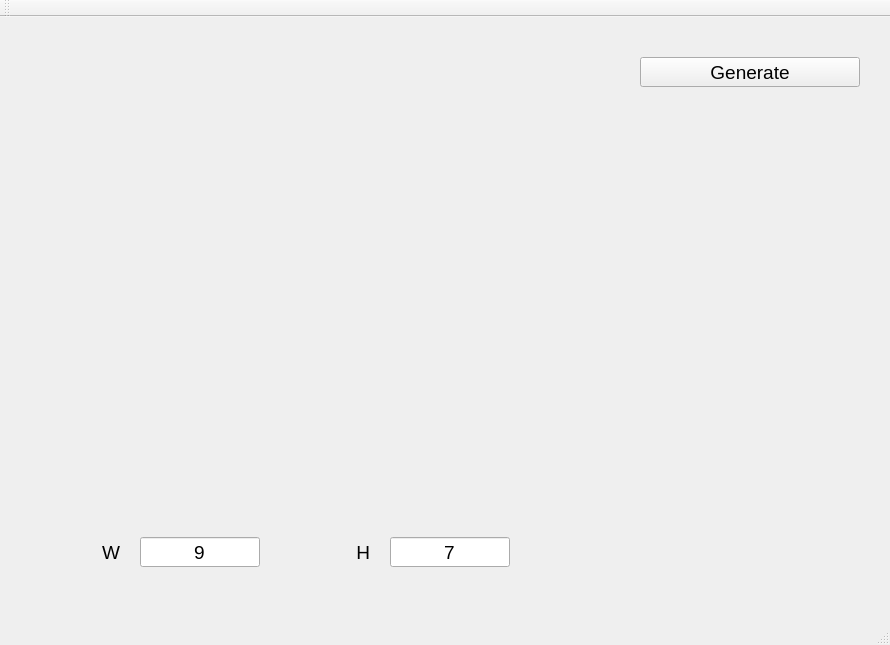
<?xml version="1.0" encoding="UTF-8"?>
<ui version="4.0">
 <class>MainWindow</class>
 <widget class="QMainWindow" name="MainWindow">
  <property name="enabled">
   <bool>true</bool>
  </property>
  <property name="geometry">
   <rect>
    <x>0</x>
    <y>0</y>
    <width>890</width>
    <height>645</height>
   </rect>
  </property>
  <property name="windowTitle">
   <string>MainWindow</string>
  </property>
  <widget class="QWidget" name="centralWidget">
   <widget class="QLabel" name="QLabel_Width">
    <property name="geometry">
     <rect>
      <x>50</x>
      <y>520</y>
      <width>70</width>
      <height>30</height>
     </rect>
    </property>
    <property name="font">
     <font>
      <pointsize>14</pointsize>
      <weight>50</weight>
      <bold>false</bold>
     </font>
    </property>
    <property name="layoutDirection">
     <enum>Qt::LeftToRight</enum>
    </property>
    <property name="text">
     <string>W</string>
    </property>
    <property name="alignment">
     <set>Qt::AlignRight|Qt::AlignTrailing|Qt::AlignVCenter</set>
    </property>
   </widget>
   <widget class="QLineEdit" name="QLineEdit_Width">
    <property name="geometry">
     <rect>
      <x>140</x>
      <y>520</y>
      <width>120</width>
      <height>30</height>
     </rect>
    </property>
    <property name="font">
     <font>
      <pointsize>14</pointsize>
     </font>
    </property>
    <property name="inputMethodHints">
     <set>Qt::ImhNone</set>
    </property>
    <property name="text">
     <string>9</string>
    </property>
    <property name="alignment">
     <set>Qt::AlignCenter</set>
    </property>
   </widget>
   <widget class="QLabel" name="QLabel_Height">
    <property name="geometry">
     <rect>
      <x>300</x>
      <y>520</y>
      <width>70</width>
      <height>30</height>
     </rect>
    </property>
    <property name="font">
     <font>
      <pointsize>14</pointsize>
      <weight>50</weight>
      <bold>false</bold>
     </font>
    </property>
    <property name="layoutDirection">
     <enum>Qt::LeftToRight</enum>
    </property>
    <property name="text">
     <string>H</string>
    </property>
    <property name="alignment">
     <set>Qt::AlignRight|Qt::AlignTrailing|Qt::AlignVCenter</set>
    </property>
   </widget>
   <widget class="QLineEdit" name="QLineEdit_Height">
    <property name="geometry">
     <rect>
      <x>390</x>
      <y>520</y>
      <width>120</width>
      <height>30</height>
     </rect>
    </property>
    <property name="font">
     <font>
      <pointsize>14</pointsize>
     </font>
    </property>
    <property name="inputMethodHints">
     <set>Qt::ImhNone</set>
    </property>
    <property name="text">
     <string>7</string>
    </property>
    <property name="alignment">
     <set>Qt::AlignCenter</set>
    </property>
   </widget>
   <widget class="QPushButton" name="Generation">
    <property name="geometry">
     <rect>
      <x>640</x>
      <y>40</y>
      <width>220</width>
      <height>30</height>
     </rect>
    </property>
    <property name="font">
     <font>
      <pointsize>14</pointsize>
     </font>
    </property>
    <property name="text">
     <string>Generate</string>
    </property>
   </widget>
   <widget class="QWidget" name="gridLayoutWidget">
    <property name="geometry">
     <rect>
      <x>20</x>
      <y>20</y>
      <width>601</width>
      <height>481</height>
     </rect>
    </property>
    <layout class="QGridLayout" name="gridLayout"/>
   </widget>
  </widget>
  <widget class="QMenuBar" name="menuBar">
   <property name="geometry">
    <rect>
     <x>0</x>
     <y>0</y>
     <width>890</width>
     <height>21</height>
    </rect>
   </property>
  </widget>
  <widget class="QToolBar" name="mainToolBar">
   <attribute name="toolBarArea">
    <enum>TopToolBarArea</enum>
   </attribute>
   <attribute name="toolBarBreak">
    <bool>false</bool>
   </attribute>
  </widget>
  <widget class="QStatusBar" name="statusBar"/>
 </widget>
 <layoutdefault spacing="6" margin="11"/>
 <resources/>
 <connections/>
</ui>
